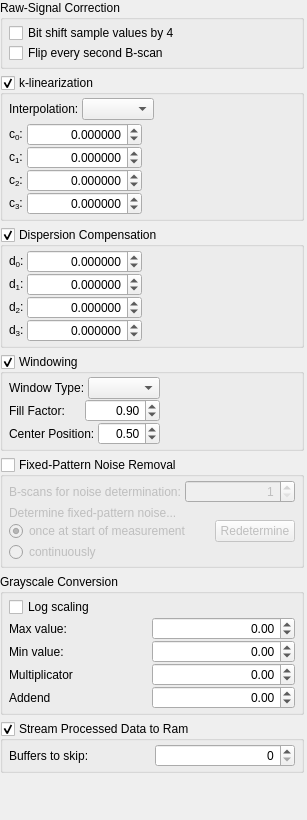
			 <widget class="QWidget" name="scrollAreaWidgetContents">
			  <property name="geometry">
			   <rect>
				<x>0</x>
				<y>0</y>
				<width>307</width>
				<height>820</height>
			   </rect>
			  </property>
			  <layout class="QVBoxLayout" name="verticalLayout_10">
			   <property name="spacing">
				<number>6</number>
			   </property>
			   <property name="leftMargin">
				<number>0</number>
			   </property>
			   <property name="topMargin">
				<number>0</number>
			   </property>
			   <property name="rightMargin">
				<number>3</number>
			   </property>
			   <property name="bottomMargin">
				<number>0</number>
			   </property>
			   <item>
				<widget class="QGroupBox" name="groupBox_rawSignalCorrection">
				 <property name="title">
				  <string>Raw-Signal Correction</string>
				 </property>
				 <layout class="QVBoxLayout" name="verticalLayout_9">
				  <property name="spacing">
				   <number>0</number>
				  </property>
				  <property name="leftMargin">
				   <number>6</number>
				  </property>
				  <property name="topMargin">
				   <number>3</number>
				  </property>
				  <property name="rightMargin">
				   <number>6</number>
				  </property>
				  <property name="bottomMargin">
				   <number>3</number>
				  </property>
				  <item>
				   <widget class="QCheckBox" name="checkBox_bitshift">
					<property name="text">
					 <string>Bit shift sample values by 4</string>
					</property>
				   </widget>
				  </item>
				  <item>
				   <widget class="QCheckBox" name="checkBox_bscanFlip">
					<property name="text">
					 <string>Flip every second B-scan</string>
					</property>
				   </widget>
				  </item>
				 </layout>
				</widget>
			   </item>
			   <item>
				<widget class="QGroupBox" name="groupBox_resampling">
				 <property name="title">
				  <string>k-linearization</string>
				 </property>
				 <property name="flat">
				  <bool>false</bool>
				 </property>
				 <property name="checkable">
				  <bool>true</bool>
				 </property>
				 <layout class="QVBoxLayout" name="verticalLayout_7">
				  <property name="spacing">
				   <number>3</number>
				  </property>
				  <property name="leftMargin">
				   <number>6</number>
				  </property>
				  <property name="topMargin">
				   <number>3</number>
				  </property>
				  <property name="rightMargin">
				   <number>6</number>
				  </property>
				  <property name="bottomMargin">
				   <number>3</number>
				  </property>
				  <item>
				   <layout class="QHBoxLayout" name="horizontalLayout_31">
					<item>
					 <widget class="QLabel" name="label_31">
					  <property name="text">
					   <string>Interpolation:</string>
					  </property>
					 </widget>
					</item>
					<item>
					 <widget class="QComboBox" name="comboBox_interpolation"/>
					</item>
					<item>
					 <spacer name="horizontalSpacer_10">
					  <property name="orientation">
					   <enum>Qt::Horizontal</enum>
					  </property>
					  <property name="sizeHint" stdset="0">
					   <size>
						<width>40</width>
						<height>20</height>
					   </size>
					  </property>
					 </spacer>
					</item>
				   </layout>
				  </item>
				  <item>
				   <layout class="QHBoxLayout" name="horizontalLayout_34">
					<item>
					 <layout class="QVBoxLayout" name="verticalLayout_11">
					  <property name="spacing">
					   <number>0</number>
					  </property>
					  <item>
					   <layout class="QHBoxLayout" name="horizontalLayout_14">
						<item>
						 <widget class="QLabel" name="label_12">
						  <property name="sizePolicy">
						   <sizepolicy hsizetype="Maximum" vsizetype="Preferred">
							<horstretch>0</horstretch>
							<verstretch>0</verstretch>
						   </sizepolicy>
						  </property>
						  <property name="text">
						   <string>c&lt;sub&gt;0&lt;/sub&gt;: </string>
						  </property>
						 </widget>
						</item>
						<item>
						 <widget class="QDoubleSpinBox" name="doubleSpinBox_c0">
						  <property name="sizePolicy">
						   <sizepolicy hsizetype="Expanding" vsizetype="Fixed">
							<horstretch>0</horstretch>
							<verstretch>0</verstretch>
						   </sizepolicy>
						  </property>
						  <property name="minimumSize">
						   <size>
							<width>100</width>
							<height>0</height>
						   </size>
						  </property>
						  <property name="alignment">
						   <set>Qt::AlignRight|Qt::AlignTrailing|Qt::AlignVCenter</set>
						  </property>
						  <property name="keyboardTracking">
						   <bool>true</bool>
						  </property>
						  <property name="showGroupSeparator" stdset="0">
						   <bool>false</bool>
						  </property>
						  <property name="decimals">
						   <number>6</number>
						  </property>
						  <property name="minimum">
						   <double>-10000000000000000.000000000000000</double>
						  </property>
						  <property name="maximum">
						   <double>10000000000000000.000000000000000</double>
						  </property>
						  <property name="singleStep">
						   <double>10.000000000000000</double>
						  </property>
						 </widget>
						</item>
					   </layout>
					  </item>
					  <item>
					   <layout class="QHBoxLayout" name="horizontalLayout_15">
						<item>
						 <widget class="QLabel" name="label_13">
						  <property name="sizePolicy">
						   <sizepolicy hsizetype="Maximum" vsizetype="Preferred">
							<horstretch>0</horstretch>
							<verstretch>0</verstretch>
						   </sizepolicy>
						  </property>
						  <property name="text">
						   <string>c&lt;sub&gt;1&lt;/sub&gt;: </string>
						  </property>
						 </widget>
						</item>
						<item>
						 <widget class="QDoubleSpinBox" name="doubleSpinBox_c1">
						  <property name="sizePolicy">
						   <sizepolicy hsizetype="Expanding" vsizetype="Fixed">
							<horstretch>0</horstretch>
							<verstretch>0</verstretch>
						   </sizepolicy>
						  </property>
						  <property name="minimumSize">
						   <size>
							<width>40</width>
							<height>0</height>
						   </size>
						  </property>
						  <property name="alignment">
						   <set>Qt::AlignRight|Qt::AlignTrailing|Qt::AlignVCenter</set>
						  </property>
						  <property name="decimals">
						   <number>6</number>
						  </property>
						  <property name="minimum">
						   <double>-10000000000000000.000000000000000</double>
						  </property>
						  <property name="maximum">
						   <double>10000000000000000.000000000000000</double>
						  </property>
						  <property name="singleStep">
						   <double>1.000000000000000</double>
						  </property>
						 </widget>
						</item>
					   </layout>
					  </item>
					  <item>
					   <layout class="QHBoxLayout" name="horizontalLayout_16">
						<item>
						 <widget class="QLabel" name="label_14">
						  <property name="sizePolicy">
						   <sizepolicy hsizetype="Maximum" vsizetype="Preferred">
							<horstretch>0</horstretch>
							<verstretch>0</verstretch>
						   </sizepolicy>
						  </property>
						  <property name="text">
						   <string>c&lt;sub&gt;2&lt;/sub&gt;: </string>
						  </property>
						 </widget>
						</item>
						<item>
						 <widget class="QDoubleSpinBox" name="doubleSpinBox_c2">
						  <property name="sizePolicy">
						   <sizepolicy hsizetype="Expanding" vsizetype="Fixed">
							<horstretch>0</horstretch>
							<verstretch>0</verstretch>
						   </sizepolicy>
						  </property>
						  <property name="minimumSize">
						   <size>
							<width>40</width>
							<height>0</height>
						   </size>
						  </property>
						  <property name="alignment">
						   <set>Qt::AlignRight|Qt::AlignTrailing|Qt::AlignVCenter</set>
						  </property>
						  <property name="decimals">
						   <number>6</number>
						  </property>
						  <property name="minimum">
						   <double>-10000000000000000.000000000000000</double>
						  </property>
						  <property name="maximum">
						   <double>10000000000000000.000000000000000</double>
						  </property>
						  <property name="singleStep">
						   <double>5.000000000000000</double>
						  </property>
						  <property name="value">
						   <double>0.000000000000000</double>
						  </property>
						 </widget>
						</item>
					   </layout>
					  </item>
					  <item>
					   <layout class="QHBoxLayout" name="horizontalLayout_17">
						<item>
						 <widget class="QLabel" name="label_15">
						  <property name="sizePolicy">
						   <sizepolicy hsizetype="Maximum" vsizetype="Preferred">
							<horstretch>0</horstretch>
							<verstretch>0</verstretch>
						   </sizepolicy>
						  </property>
						  <property name="text">
						   <string>c&lt;sub&gt;3&lt;/sub&gt;: </string>
						  </property>
						 </widget>
						</item>
						<item>
						 <widget class="QDoubleSpinBox" name="doubleSpinBox_c3">
						  <property name="sizePolicy">
						   <sizepolicy hsizetype="Expanding" vsizetype="Fixed">
							<horstretch>0</horstretch>
							<verstretch>0</verstretch>
						   </sizepolicy>
						  </property>
						  <property name="minimumSize">
						   <size>
							<width>40</width>
							<height>0</height>
						   </size>
						  </property>
						  <property name="alignment">
						   <set>Qt::AlignRight|Qt::AlignTrailing|Qt::AlignVCenter</set>
						  </property>
						  <property name="decimals">
						   <number>6</number>
						  </property>
						  <property name="minimum">
						   <double>-10000000000000000.000000000000000</double>
						  </property>
						  <property name="maximum">
						   <double>10000000000000000.000000000000000</double>
						  </property>
						  <property name="singleStep">
						   <double>5.000000000000000</double>
						  </property>
						 </widget>
						</item>
					   </layout>
					  </item>
					 </layout>
					</item>
					<item>
					 <widget class="MiniCurvePlot" name="widget_resampleCurvePlot" native="true">
					  <property name="sizePolicy">
					   <sizepolicy hsizetype="Expanding" vsizetype="Expanding">
						<horstretch>0</horstretch>
						<verstretch>0</verstretch>
					   </sizepolicy>
					  </property>
					  <property name="minimumSize">
					   <size>
						<width>150</width>
						<height>0</height>
					   </size>
					  </property>
					 </widget>
					</item>
				   </layout>
				  </item>
				 </layout>
				</widget>
			   </item>
			   <item>
				<widget class="QGroupBox" name="groupBox_dispersionCompensation">
				 <property name="enabled">
				  <bool>true</bool>
				 </property>
				 <property name="title">
				  <string>Dispersion Compensation</string>
				 </property>
				 <property name="flat">
				  <bool>false</bool>
				 </property>
				 <property name="checkable">
				  <bool>true</bool>
				 </property>
				 <layout class="QHBoxLayout" name="horizontalLayout_32">
				  <property name="spacing">
				   <number>3</number>
				  </property>
				  <property name="leftMargin">
				   <number>6</number>
				  </property>
				  <property name="topMargin">
				   <number>3</number>
				  </property>
				  <property name="rightMargin">
				   <number>6</number>
				  </property>
				  <property name="bottomMargin">
				   <number>3</number>
				  </property>
				  <item>
				   <layout class="QVBoxLayout" name="verticalLayout_12">
					<property name="spacing">
					 <number>0</number>
					</property>
					<item>
					 <layout class="QHBoxLayout" name="horizontalLayout_18">
					  <item>
					   <widget class="QLabel" name="label_16">
						<property name="text">
						 <string>d&lt;sub&gt;0&lt;/sub&gt;: </string>
						</property>
					   </widget>
					  </item>
					  <item>
					   <widget class="QDoubleSpinBox" name="doubleSpinBox_d0">
						<property name="sizePolicy">
						 <sizepolicy hsizetype="Expanding" vsizetype="Fixed">
						  <horstretch>0</horstretch>
						  <verstretch>0</verstretch>
						 </sizepolicy>
						</property>
						<property name="minimumSize">
						 <size>
						  <width>100</width>
						  <height>0</height>
						 </size>
						</property>
						<property name="alignment">
						 <set>Qt::AlignRight|Qt::AlignTrailing|Qt::AlignVCenter</set>
						</property>
						<property name="decimals">
						 <number>6</number>
						</property>
						<property name="minimum">
						 <double>-10000000000000000.000000000000000</double>
						</property>
						<property name="maximum">
						 <double>10000000000000000.000000000000000</double>
						</property>
						<property name="singleStep">
						 <double>0.500000000000000</double>
						</property>
					   </widget>
					  </item>
					 </layout>
					</item>
					<item>
					 <layout class="QHBoxLayout" name="horizontalLayout_19">
					  <item>
					   <widget class="QLabel" name="label_17">
						<property name="text">
						 <string>d&lt;sub&gt;1&lt;/sub&gt;: </string>
						</property>
					   </widget>
					  </item>
					  <item>
					   <widget class="QDoubleSpinBox" name="doubleSpinBox_d1">
						<property name="sizePolicy">
						 <sizepolicy hsizetype="Expanding" vsizetype="Fixed">
						  <horstretch>0</horstretch>
						  <verstretch>0</verstretch>
						 </sizepolicy>
						</property>
						<property name="minimumSize">
						 <size>
						  <width>40</width>
						  <height>0</height>
						 </size>
						</property>
						<property name="alignment">
						 <set>Qt::AlignRight|Qt::AlignTrailing|Qt::AlignVCenter</set>
						</property>
						<property name="decimals">
						 <number>6</number>
						</property>
						<property name="minimum">
						 <double>-10000000000000000.000000000000000</double>
						</property>
						<property name="maximum">
						 <double>10000000000000000.000000000000000</double>
						</property>
						<property name="singleStep">
						 <double>0.500000000000000</double>
						</property>
					   </widget>
					  </item>
					 </layout>
					</item>
					<item>
					 <layout class="QHBoxLayout" name="horizontalLayout_20">
					  <item>
					   <widget class="QLabel" name="label_18">
						<property name="text">
						 <string>d&lt;sub&gt;2&lt;/sub&gt;: </string>
						</property>
					   </widget>
					  </item>
					  <item>
					   <widget class="QDoubleSpinBox" name="doubleSpinBox_d2">
						<property name="sizePolicy">
						 <sizepolicy hsizetype="Expanding" vsizetype="Fixed">
						  <horstretch>0</horstretch>
						  <verstretch>0</verstretch>
						 </sizepolicy>
						</property>
						<property name="minimumSize">
						 <size>
						  <width>40</width>
						  <height>0</height>
						 </size>
						</property>
						<property name="alignment">
						 <set>Qt::AlignRight|Qt::AlignTrailing|Qt::AlignVCenter</set>
						</property>
						<property name="decimals">
						 <number>6</number>
						</property>
						<property name="minimum">
						 <double>-10000000000000000.000000000000000</double>
						</property>
						<property name="maximum">
						 <double>10000000000000000.000000000000000</double>
						</property>
						<property name="singleStep">
						 <double>0.500000000000000</double>
						</property>
						<property name="value">
						 <double>0.000000000000000</double>
						</property>
					   </widget>
					  </item>
					 </layout>
					</item>
					<item>
					 <layout class="QHBoxLayout" name="horizontalLayout_21">
					  <item>
					   <widget class="QLabel" name="label_19">
						<property name="text">
						 <string>d&lt;sub&gt;3&lt;/sub&gt;: </string>
						</property>
					   </widget>
					  </item>
					  <item>
					   <widget class="QDoubleSpinBox" name="doubleSpinBox_d3">
						<property name="sizePolicy">
						 <sizepolicy hsizetype="Expanding" vsizetype="Fixed">
						  <horstretch>0</horstretch>
						  <verstretch>0</verstretch>
						 </sizepolicy>
						</property>
						<property name="minimumSize">
						 <size>
						  <width>40</width>
						  <height>0</height>
						 </size>
						</property>
						<property name="alignment">
						 <set>Qt::AlignRight|Qt::AlignTrailing|Qt::AlignVCenter</set>
						</property>
						<property name="decimals">
						 <number>6</number>
						</property>
						<property name="minimum">
						 <double>-10000000000000000.000000000000000</double>
						</property>
						<property name="maximum">
						 <double>10000000000000000.000000000000000</double>
						</property>
						<property name="singleStep">
						 <double>0.500000000000000</double>
						</property>
					   </widget>
					  </item>
					 </layout>
					</item>
				   </layout>
				  </item>
				  <item>
				   <widget class="MiniCurvePlot" name="widget_dispersionCurvePlot" native="true">
					<property name="sizePolicy">
					 <sizepolicy hsizetype="Expanding" vsizetype="Expanding">
					  <horstretch>0</horstretch>
					  <verstretch>0</verstretch>
					 </sizepolicy>
					</property>
					<property name="minimumSize">
					 <size>
					  <width>150</width>
					  <height>0</height>
					 </size>
					</property>
				   </widget>
				  </item>
				 </layout>
				</widget>
			   </item>
			   <item>
				<widget class="QGroupBox" name="groupBox_windowing">
				 <property name="enabled">
				  <bool>true</bool>
				 </property>
				 <property name="title">
				  <string>Windowing</string>
				 </property>
				 <property name="flat">
				  <bool>false</bool>
				 </property>
				 <property name="checkable">
				  <bool>true</bool>
				 </property>
				 <layout class="QHBoxLayout" name="horizontalLayout_33">
				  <property name="spacing">
				   <number>3</number>
				  </property>
				  <property name="leftMargin">
				   <number>6</number>
				  </property>
				  <property name="topMargin">
				   <number>3</number>
				  </property>
				  <property name="rightMargin">
				   <number>6</number>
				  </property>
				  <property name="bottomMargin">
				   <number>3</number>
				  </property>
				  <item>
				   <layout class="QVBoxLayout" name="verticalLayout_13">
					<property name="spacing">
					 <number>0</number>
					</property>
					<item>
					 <layout class="QHBoxLayout" name="horizontalLayout_24">
					  <item>
					   <widget class="QLabel" name="label_22">
						<property name="text">
						 <string>Window Type: </string>
						</property>
					   </widget>
					  </item>
					  <item>
					   <widget class="QComboBox" name="comboBox_windowType"/>
					  </item>
					 </layout>
					</item>
					<item>
					 <layout class="QHBoxLayout" name="horizontalLayout_23">
					  <item>
					   <widget class="QLabel" name="label_23">
						<property name="text">
						 <string>Fill Factor: </string>
						</property>
					   </widget>
					  </item>
					  <item>
					   <widget class="QDoubleSpinBox" name="doubleSpinBox_windowFillFactor">
						<property name="sizePolicy">
						 <sizepolicy hsizetype="Preferred" vsizetype="Fixed">
						  <horstretch>0</horstretch>
						  <verstretch>0</verstretch>
						 </sizepolicy>
						</property>
						<property name="alignment">
						 <set>Qt::AlignRight|Qt::AlignTrailing|Qt::AlignVCenter</set>
						</property>
						<property name="decimals">
						 <number>2</number>
						</property>
						<property name="minimum">
						 <double>0.000000000000000</double>
						</property>
						<property name="maximum">
						 <double>10.000000000000000</double>
						</property>
						<property name="singleStep">
						 <double>0.010000000000000</double>
						</property>
						<property name="value">
						 <double>0.900000000000000</double>
						</property>
					   </widget>
					  </item>
					 </layout>
					</item>
					<item>
					 <layout class="QHBoxLayout" name="horizontalLayout_22">
					  <item>
					   <widget class="QLabel" name="label_24">
						<property name="text">
						 <string>Center Position: </string>
						</property>
					   </widget>
					  </item>
					  <item>
					   <widget class="QDoubleSpinBox" name="doubleSpinBox_windowCenterPosition">
						<property name="sizePolicy">
						 <sizepolicy hsizetype="Preferred" vsizetype="Fixed">
						  <horstretch>0</horstretch>
						  <verstretch>0</verstretch>
						 </sizepolicy>
						</property>
						<property name="alignment">
						 <set>Qt::AlignRight|Qt::AlignTrailing|Qt::AlignVCenter</set>
						</property>
						<property name="decimals">
						 <number>2</number>
						</property>
						<property name="minimum">
						 <double>0.000000000000000</double>
						</property>
						<property name="maximum">
						 <double>1.000000000000000</double>
						</property>
						<property name="singleStep">
						 <double>0.010000000000000</double>
						</property>
						<property name="value">
						 <double>0.500000000000000</double>
						</property>
					   </widget>
					  </item>
					 </layout>
					</item>
				   </layout>
				  </item>
				  <item>
				   <widget class="MiniCurvePlot" name="widget_windowCurvePlot" native="true">
					<property name="sizePolicy">
					 <sizepolicy hsizetype="Expanding" vsizetype="Expanding">
					  <horstretch>0</horstretch>
					  <verstretch>0</verstretch>
					 </sizepolicy>
					</property>
					<property name="minimumSize">
					 <size>
					  <width>100</width>
					  <height>0</height>
					 </size>
					</property>
				   </widget>
				  </item>
				 </layout>
				</widget>
			   </item>
			   <item>
				<widget class="QGroupBox" name="groupBox_fixedPatternNoiseRemoval">
				 <property name="enabled">
				  <bool>true</bool>
				 </property>
				 <property name="title">
				  <string>Fixed-Pattern Noise Removal</string>
				 </property>
				 <property name="flat">
				  <bool>false</bool>
				 </property>
				 <property name="checkable">
				  <bool>true</bool>
				 </property>
				 <property name="checked">
				  <bool>false</bool>
				 </property>
				 <layout class="QVBoxLayout" name="verticalLayout_17">
				  <property name="spacing">
				   <number>0</number>
				  </property>
				  <property name="leftMargin">
				   <number>6</number>
				  </property>
				  <property name="topMargin">
				   <number>3</number>
				  </property>
				  <property name="rightMargin">
				   <number>6</number>
				  </property>
				  <property name="bottomMargin">
				   <number>3</number>
				  </property>
				  <item>
				   <layout class="QHBoxLayout" name="horizontalLayout_29">
					<item>
					 <widget class="QLabel" name="label_28">
					  <property name="text">
					   <string>B-scans for noise determination: </string>
					  </property>
					 </widget>
					</item>
					<item>
					 <widget class="QSpinBox" name="spinBox_bscansFixedNoise">
					  <property name="alignment">
					   <set>Qt::AlignRight|Qt::AlignTrailing|Qt::AlignVCenter</set>
					  </property>
					  <property name="minimum">
					   <number>1</number>
					  </property>
					  <property name="maximum">
					   <number>999</number>
					  </property>
					 </widget>
					</item>
				   </layout>
				  </item>
				  <item>
				   <widget class="QLabel" name="label_29">
					<property name="font">
					 <font>
					  <pointsize>2</pointsize>
					 </font>
					</property>
					<property name="text">
					 <string/>
					</property>
					<property name="textFormat">
					 <enum>Qt::PlainText</enum>
					</property>
				   </widget>
				  </item>
				  <item>
				   <widget class="QLabel" name="label_27">
					<property name="text">
					 <string>Determine fixed-pattern noise...</string>
					</property>
				   </widget>
				  </item>
				  <item>
				   <layout class="QHBoxLayout" name="horizontalLayout_28">
					<item>
					 <widget class="QRadioButton" name="radioButton_once">
					  <property name="text">
					   <string>once at start of measurement</string>
					  </property>
					  <property name="checked">
					   <bool>true</bool>
					  </property>
					 </widget>
					</item>
					<item>
					 <spacer name="horizontalSpacer_9">
					  <property name="orientation">
					   <enum>Qt::Horizontal</enum>
					  </property>
					  <property name="sizeHint" stdset="0">
					   <size>
						<width>40</width>
						<height>20</height>
					   </size>
					  </property>
					 </spacer>
					</item>
					<item>
					 <widget class="QPushButton" name="pushButton_redetermine">
					  <property name="text">
					   <string>Redetermine</string>
					  </property>
					 </widget>
					</item>
				   </layout>
				  </item>
				  <item>
				   <widget class="QRadioButton" name="radioButton_continuously">
					<property name="text">
					 <string>continuously</string>
					</property>
				   </widget>
				  </item>
				 </layout>
				</widget>
			   </item>
			   <item>
				<widget class="QGroupBox" name="groupBox_3">
				 <property name="title">
				  <string>Grayscale Conversion</string>
				 </property>
				 <layout class="QVBoxLayout" name="verticalLayout_6">
				  <property name="spacing">
				   <number>0</number>
				  </property>
				  <property name="leftMargin">
				   <number>6</number>
				  </property>
				  <property name="topMargin">
				   <number>3</number>
				  </property>
				  <property name="rightMargin">
				   <number>6</number>
				  </property>
				  <property name="bottomMargin">
				   <number>3</number>
				  </property>
				  <item>
				   <widget class="QCheckBox" name="checkBox_logScaling">
					<property name="text">
					 <string>Log scaling</string>
					</property>
				   </widget>
				  </item>
				  <item>
				   <layout class="QHBoxLayout" name="horizontalLayout_6">
					<item>
					 <widget class="QLabel" name="label_4">
					  <property name="text">
					   <string>Max value: </string>
					  </property>
					 </widget>
					</item>
					<item>
					 <widget class="QDoubleSpinBox" name="doubleSpinBox_signalMax">
					  <property name="alignment">
					   <set>Qt::AlignRight|Qt::AlignTrailing|Qt::AlignVCenter</set>
					  </property>
					  <property name="decimals">
					   <number>2</number>
					  </property>
					  <property name="minimum">
					   <double>-10000000000000000.000000000000000</double>
					  </property>
					  <property name="maximum">
					   <double>10000000000000000.000000000000000</double>
					  </property>
					  <property name="singleStep">
					   <double>5.000000000000000</double>
					  </property>
					 </widget>
					</item>
				   </layout>
				  </item>
				  <item>
				   <layout class="QHBoxLayout" name="horizontalLayout_7">
					<item>
					 <widget class="QLabel" name="label_5">
					  <property name="text">
					   <string>Min value: </string>
					  </property>
					 </widget>
					</item>
					<item>
					 <widget class="QDoubleSpinBox" name="doubleSpinBox_signalMin">
					  <property name="alignment">
					   <set>Qt::AlignRight|Qt::AlignTrailing|Qt::AlignVCenter</set>
					  </property>
					  <property name="decimals">
					   <number>2</number>
					  </property>
					  <property name="minimum">
					   <double>-10000000000000000.000000000000000</double>
					  </property>
					  <property name="maximum">
					   <double>10000000000000000.000000000000000</double>
					  </property>
					  <property name="singleStep">
					   <double>5.000000000000000</double>
					  </property>
					 </widget>
					</item>
				   </layout>
				  </item>
				  <item>
				   <layout class="QHBoxLayout" name="horizontalLayout_8">
					<item>
					 <widget class="QLabel" name="label_6">
					  <property name="text">
					   <string>Multiplicator</string>
					  </property>
					 </widget>
					</item>
					<item>
					 <widget class="QDoubleSpinBox" name="doubleSpinBox_signalMultiplicator">
					  <property name="alignment">
					   <set>Qt::AlignRight|Qt::AlignTrailing|Qt::AlignVCenter</set>
					  </property>
					  <property name="decimals">
					   <number>2</number>
					  </property>
					  <property name="minimum">
					   <double>-10000000000000000.000000000000000</double>
					  </property>
					  <property name="maximum">
					   <double>10000000000000000.000000000000000</double>
					  </property>
					  <property name="singleStep">
					   <double>0.100000000000000</double>
					  </property>
					  <property name="value">
					   <double>0.000000000000000</double>
					  </property>
					 </widget>
					</item>
				   </layout>
				  </item>
				  <item>
				   <layout class="QHBoxLayout" name="horizontalLayout_9">
					<item>
					 <widget class="QLabel" name="label_7">
					  <property name="text">
					   <string>Addend</string>
					  </property>
					 </widget>
					</item>
					<item>
					 <widget class="QDoubleSpinBox" name="doubleSpinBox_signalAddend">
					  <property name="alignment">
					   <set>Qt::AlignRight|Qt::AlignTrailing|Qt::AlignVCenter</set>
					  </property>
					  <property name="decimals">
					   <number>2</number>
					  </property>
					  <property name="minimum">
					   <double>-10000000000000000.000000000000000</double>
					  </property>
					  <property name="maximum">
					   <double>10000000000000000.000000000000000</double>
					  </property>
					  <property name="singleStep">
					   <double>0.100000000000000</double>
					  </property>
					 </widget>
					</item>
				   </layout>
				  </item>
				 </layout>
				</widget>
			   </item>
			   <item>
				<widget class="QGroupBox" name="groupBox_streaming">
				 <property name="title">
				  <string>Stream Processed Data to Ram</string>
				 </property>
				 <property name="checkable">
				  <bool>true</bool>
				 </property>
				 <layout class="QVBoxLayout" name="verticalLayout">
				  <property name="spacing">
				   <number>0</number>
				  </property>
				  <property name="leftMargin">
				   <number>6</number>
				  </property>
				  <property name="topMargin">
				   <number>3</number>
				  </property>
				  <property name="rightMargin">
				   <number>6</number>
				  </property>
				  <property name="bottomMargin">
				   <number>3</number>
				  </property>
				  <item>
				   <layout class="QHBoxLayout" name="horizontalLayout_26">
					<property name="spacing">
					 <number>6</number>
					</property>
					<item>
					 <widget class="QLabel" name="label_26">
					  <property name="text">
					   <string>Buffers to skip:</string>
					  </property>
					 </widget>
					</item>
					<item>
					 <widget class="QSpinBox" name="spinBox_streamingBuffersToSkip">
					  <property name="alignment">
					   <set>Qt::AlignRight|Qt::AlignTrailing|Qt::AlignVCenter</set>
					  </property>
					 </widget>
					</item>
				   </layout>
				  </item>
				 </layout>
				</widget>
			   </item>
			   <item>
				<spacer name="verticalSpacer_3">
				 <property name="orientation">
				  <enum>Qt::Vertical</enum>
				 </property>
				 <property name="sizeHint" stdset="0">
				  <size>
				   <width>20</width>
				   <height>40</height>
				  </size>
				 </property>
				</spacer>
			   </item>
			  </layout>
			 </widget>
